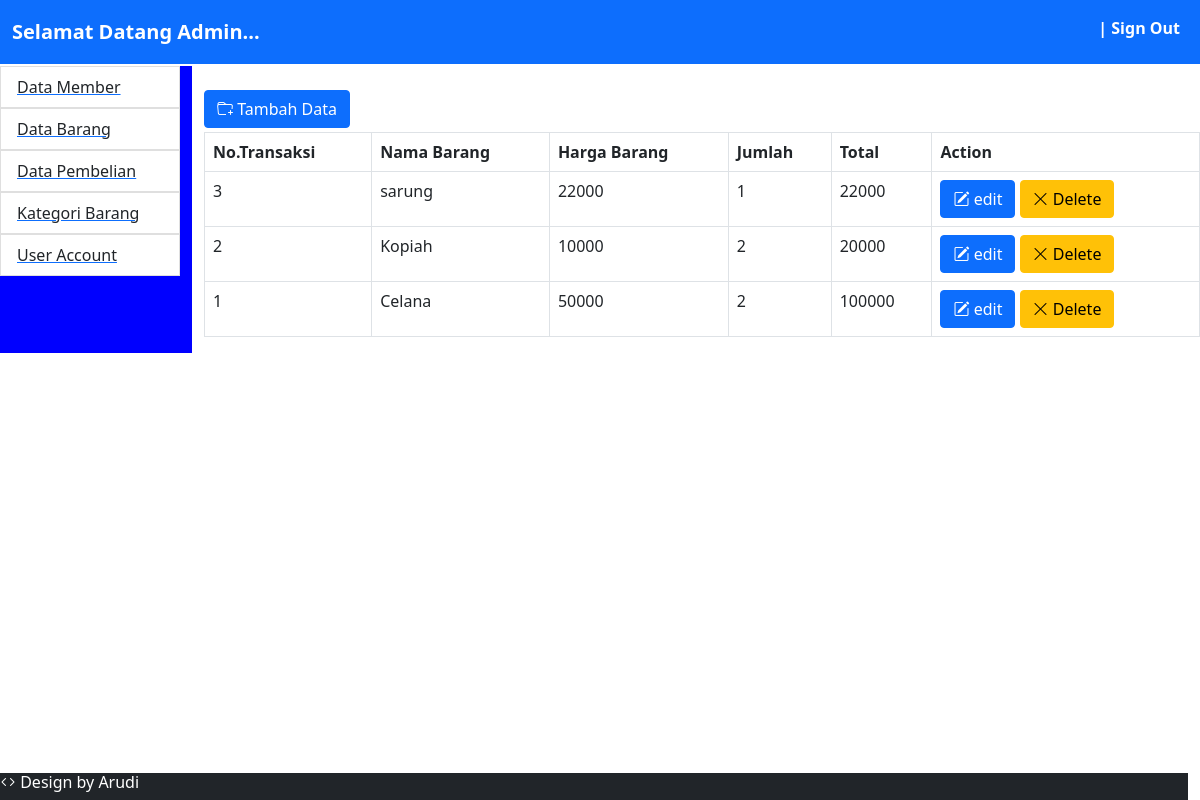
The page /admin/home.php?modul=mod_dt_pembelian on the database as committed earlier.
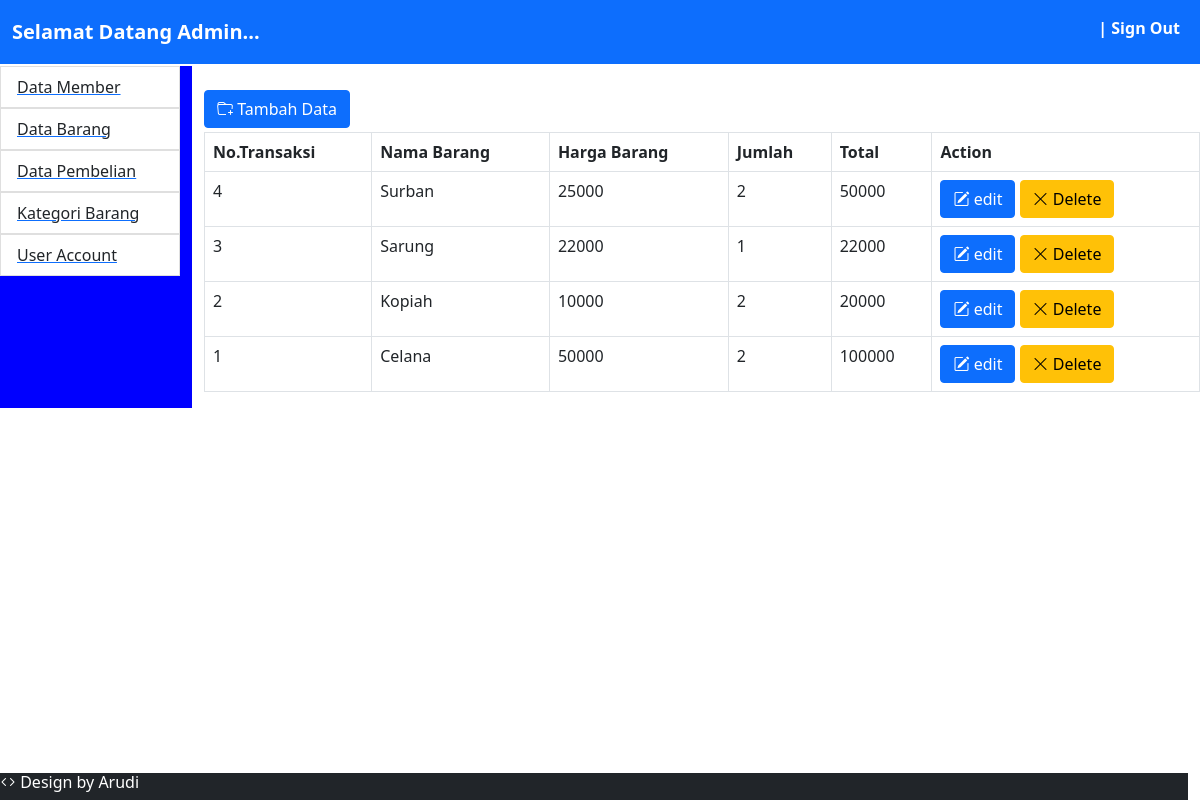
The same page on the database as committed later.
### tables this page shows
CREATE TABLE `tb_submenu` (
  `id_menu` int(100) NOT NULL,
  `nama_submenu` varchar(100) NOT NULL,
  `folder_submenu` varchar(100) NOT NULL,
  `is_active` tinyint(100) NOT NULL
);

CREATE TABLE `tb_dt_pembelian` (
  `no_trans` int(100) NOT NULL,
  `nama_barang` varchar(100) NOT NULL,
  `harga_barang` int(100) NOT NULL,
  `jumlah` int(100) NOT NULL,
  `total` int(100) NOT NULL
);

### admin/mod_dt_pembelian/index.php (the view, shortened to what this page needs)
<?php
include_once ('menuCtrl.php');
if(!isset($_GET['act'])){
?>
<a href="?modul=mod_dt_pembelian&act=add" class="btn btn-primary btn-xs mb-1"> <i class="bi bi-folder-plus "> </i> Tambah Data </a>
<table class="table table-bordered ">
    <tr>
        <th> No.Transaksi</th>
        <th> Nama Barang</th>
        <th> Harga Barang</th>
        <th> Jumlah </th>
        <th> Total</th>
        <th> Action </th>
    </tr>
    <?php
    $qry_dt_member= mysqli_query($connect_db,"select * from tb_dt_pembelian order by no_trans DESC")or die("gagal akses tabel tb_dt_pembelian".mysqli_error($connect_db));
    while($row = mysqli_fetch_array($qry_dt_member)){
    ?>
    <tr>
        <td><?php echo $row['no_trans'];?></td>
        <td><?=$row['nama_barang']; ?></td>
        <td><?php echo $row['harga_barang']; ?></td>
        <td><?php echo $row['jumlah']; ?></td>
        <td><?php echo $row['total']; ?></td>
        <td>
            <div class="d-grid gap-1 d-md-block">
            <a href="?modul=mod_dt_pembelian&act=edit&id=<?= $row['no_trans']; ?>" class="btn btn-xs btn-primary"> <i class="bi bi-pencil-square" > </i> edit </a>
            <a href="?modul=mod_dt_pembelian&act=delete&id=<?= $row['no_trans']; ?>" class="btn btn-xs btn-warning "> <i class="bi bi-x-lg"></i> Delete</a>
            </div>
      </td>
    </tr>
    <?php
    }
    ?>
</table>
<?php
}else if (isset($_GET['act']) && ($_GET['act']== "add")){
?>
<div class="row">
    <h3><?php echo $judul; ?></h3>
    <form action="mod_dt_pembelian/menuCtrl.php?modul=mod_dt_pembelian&act=save" method="post">
    <div class="row pt-2">
    <div class="col-md-2">
    <label for="username" class="form-label" name="no_trans"> No Transaksi </label>
  </div>
  <div class="col-md-5">
    <input type="text "name="no_trans" class="form-control">
    </div>
    <div class="col-md-1"></div>
    </div>
    <div class="row pt-2">
    <div class="col-md-2">
    <label for="username" class="form-label" name="nm_brg" > Nama Barang </label>
  </div>
  <div class="col-md-5">
    <input type="text "name="nm_brg" class="form-control">
    </div>
    <div class="col-md-1"></div>
    </div>
    <div class="row pt-2">
    <div class="col-md-2">
    <label for="username" class="form-label" name="hrg_brg" > harga Barang</label>
  </div>
  <div class="col-md-5">
    <input type="text "name="hrg_brg" class="form-control">
    </div>
    <div class="col-md-1"></div>
    </div>
    <div class="row pt-2">
    <div class="col-md-2">
    <label for="username" class="form-label" name="jlm" > Jumlah </label>
  </div>
  <div class="col-md-5">
    <input type="text "name="jml" class="form-control">
    </div>
    <div class="col-md-1"></div>
    </div>
    <div class="row pt-2">
    <div class="col-md-2">
    <label for="username" class="form-label" name="total" > Total </label>
  </div>
  <div class="col-md-5">
    <input type="text" name="total" class="form-control">
    </div>
    <div class="col-md-1"></div>
    </div>
    <div class="row pt-2">
    <div class="col-md-2">
  </div>
    <div class="col-md-1"></div>
    </div>
    <div class="row pt-2">
    <div class="col-md-2">
   </div>
    <div class="col-md-5">
    <div class="d-grid gap-2 d-md-block">
    <button class="btn btn-secondary" type="reset" ><i class="bi bi-x" name="reset" > </i> Batal </button>
    <a href="?modul=mod_kt_barang" type="cancel" class="btn btn-warning"><i class="bi bi-arrow-left-circle-fill"></i> Kembali</a>
    <button class="btn btn-primary" type="submit"><i class="bi bi-download" name="simpan" > </i> Simpan </button>
    </div>
    <div class="col-md-1"></div>
    </div>
    </form>
  </div>
</div>
<?php
}
?>

### admin/menu.php
<?php
        $qry_menu = mysqli_query($connect_db,"select * from tb_submenu") or die ("view menu").mysqli_error($connect_db);
        while($row = mysqli_fetch_array($qry_menu)){
       ?>
       <a href="?modul=<?php echo $row['folder_submenu']?>">
           <li class="list-group-item"><?php echo $row['nama_submenu'];?></li>
        </a>
            <?php } ?>

Rows that differ between the two databases and show on the page:
added tb_dt_pembelian: no_trans "4", nama_barang "Surban", harga_barang "25000", jumlah "2", total "50000"
changed tb_dt_pembelian id 3: nama_barang "sarung" → "Sarung"
